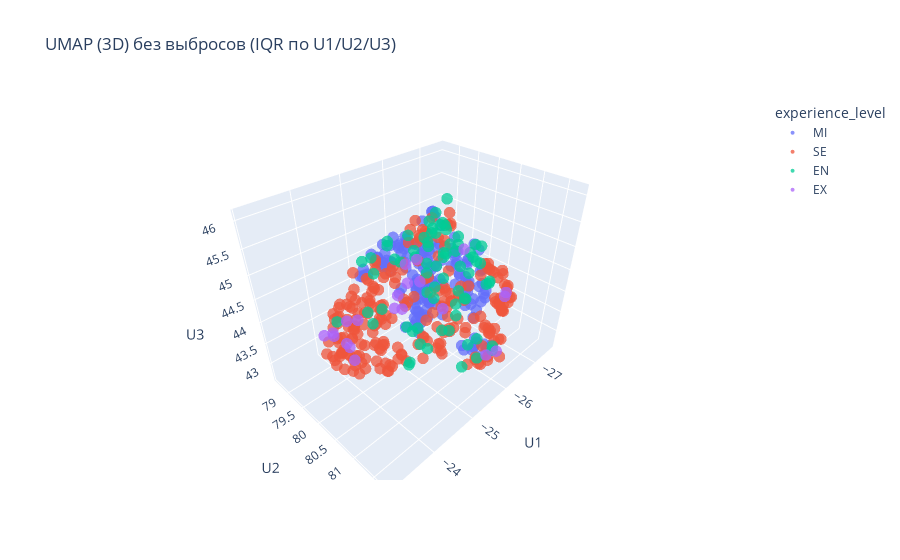

The code cell stored with this chart in its notebook:
### Code cell
umap_clean = umap_df.copy()

# Посмотрим на огрниченном масштабе ([1.5 * 25% квантиль, 1.5* 75% квантиль])
for col in ["U1", "U2", "U3"]:
    Q1 = umap_clean[col].quantile(0.25)
    Q3 = umap_clean[col].quantile(0.75)
    IQR = Q3 - Q1
    lower = Q1 - 1.5 * IQR
    upper = Q3 + 1.5 * IQR
    umap_clean = umap_clean[(umap_clean[col] >= lower) & (umap_clean[col] <= upper)]

fig = px.scatter_3d(
    umap_clean,
    x="U1", y="U2", z="U3",
    color="experience_level",
    opacity=0.75,
    title="UMAP (3D) без выбросов (IQR по U1/U2/U3)"
)
fig.update_traces(marker=dict(size=4))
fig.show()

### Figure 1 — Plotly figure (JSON) as saved in the notebook; plotly's stock layout.template omitted (floating-point values rounded to 4 significant figures; data arrays with more than 128 entries replaced by an {"elided": "..."} marker saying what was removed)
{"data": [{"hovertemplate": "experience_level=MI<br>U1=%{x}<br>U2=%{y}<br>U3=%{z}<extra></extra>", "legendgroup": "MI", "marker": {"color": "#636efa", "opacity": 0.75, "size": 4, "symbol": "circle"}, "mode": "markers", "name": "MI", "scene": "scene", "showlegend": true, "type": "scatter3d", "x": {"elided": "155 float values"}, "y": {"elided": "155 float values"}, "z": {"elided": "155 float values"}}, {"hovertemplate": "experience_level=SE<br>U1=%{x}<br>U2=%{y}<br>U3=%{z}<extra></extra>", "legendgroup": "SE", "marker": {"color": "#EF553B", "opacity": 0.75, "size": 4, "symbol": "circle"}, "mode": "markers", "name": "SE", "scene": "scene", "showlegend": true, "type": "scatter3d", "x": {"elided": "223 float values"}, "y": {"elided": "223 float values"}, "z": {"elided": "223 float values"}}, {"hovertemplate": "experience_level=EN<br>U1=%{x}<br>U2=%{y}<br>U3=%{z}<extra></extra>", "legendgroup": "EN", "marker": {"color": "#00cc96", "opacity": 0.75, "size": 4, "symbol": "circle"}, "mode": "markers", "name": "EN", "scene": "scene", "showlegend": true, "type": "scatter3d", "x": [-26.98, -25.87, -25.7, -26.0, -26.17, -26.45, -25.26, -26.84, -25.48, -25.69, -27.07, -25.41, -25.9, -25.65, -25.51, -25.84, -25.76, -27.22, -26.89, -25.74, -26.29, -24.63, -24.93, -25.31, -26.86, -27.21, -27.12, -25.6, -25.76, -25.63, -25.86, -24.98, -25.54, -25.51, -25.61, -25.33, -26.34, -26.79, -25.61, -25.36, -26.51, -26.01, -25.29, -26.19, -24.84, -25.78, -25.83, -24.89, -25.3, -25.59, -25.64, -24.9, -25.56, -26.27, -25.36, -25.75, -25.04, -25.22, -25.28, -25.1, -24.5, -23.94, -26.04, -24.96, -24.36, -25.36, -25.28, -26.0, -25.3, -24.71, -26.5, -26.45], "y": [80.18, 80.81, 80.74, 80.15, 79.81, 79.75, 80.47, 80.19, 80.34, 80.04, 80.21, 79.44, 80.22, 80.05, 80.19, 80.33, 81.24, 80.3, 80.61, 79.99, 80.23, 79.51, 79.56, 79.71, 80.36, 80.38, 79.89, 80.54, 80.94, 80.82, 80.55, 80.35, 80.34, 80.38, 79.78, 79.33, 80.0, 80.26, 80.44, 80.62, 80.05, 79.82, 80.33, 80.61, 80.69, 80.9, 80.69, 79.43, 79.37, 79.77, 80.25, 80.29, 80.34, 80.33, 81.34, 80.4, 79.19, 81.02, 80.42, 78.82, 80.78, 79.51, 81.09, 80.76, 80.89, 80.73, 79.95, 80.15, 80.16, 79.54, 81.12, 81.15], "z": [44.26, 44.23, 44.15, 44.29, 44.34, 44.5, 45.88, 44.42, 45.62, 45.07, 44.18, 44.66, 44.83, 44.74, 44.66, 44.98, 43.58, 43.63, 44.02, 45.11, 45.11, 43.86, 43.81, 44.76, 44.73, 43.7, 43.77, 45.63, 42.66, 43.96, 45.12, 43.69, 44.15, 45.54, 44.77, 44.95, 44.84, 44.76, 45.72, 45.83, 44.78, 45.14, 45.52, 44.97, 43.68, 44.3, 44.88, 44.57, 45.06, 44.92, 45.82, 43.81, 44.39, 43.95, 43.75, 46.08, 44.74, 43.97, 44.46, 44.47, 43.54, 44.03, 42.81, 43.55, 43.65, 43.71, 45.42, 45.42, 43.47, 43.56, 42.85, 42.79]}, {"hovertemplate": "experience_level=EX<br>U1=%{x}<br>U2=%{y}<br>U3=%{z}<extra></extra>", "legendgroup": "EX", "marker": {"color": "#ab63fa", "opacity": 0.75, "size": 4, "symbol": "circle"}, "mode": "markers", "name": "EX", "scene": "scene", "showlegend": true, "type": "scatter3d", "x": [-24.43, -25.81, -23.8, -25.59, -24.62, -24.82, -25.23, -24.95, -26.27, -25.31, -23.44, -23.51, -27.35, -27.31, -23.53, -23.43, -23.37, -23.67, -26.34, -25.97, -23.36], "y": [80.69, 79.63, 80.03, 79.55, 80.38, 80.05, 79.97, 81.1, 80.4, 80.21, 80.15, 80.06, 80.72, 80.76, 80.72, 80.51, 80.68, 80.33, 81.32, 81.34, 80.01], "z": [44.69, 44.57, 44.43, 44.53, 44.7, 44.15, 44.46, 44.64, 44.92, 44.57, 44.46, 44.3, 43.46, 43.6, 45.0, 44.47, 44.55, 43.85, 42.94, 43.1, 44.37]}], "layout": {"legend": {"title": {"text": "experience_level"}, "tracegroupgap": 0}, "scene": {"domain": {"x": [0, 1], "y": [0, 1]}, "xaxis": {"title": {"text": "U1"}}, "yaxis": {"title": {"text": "U2"}}, "zaxis": {"title": {"text": "U3"}}}, "title": {"text": "UMAP (3D) без выбросов (IQR по U1/U2/U3)"}}}
